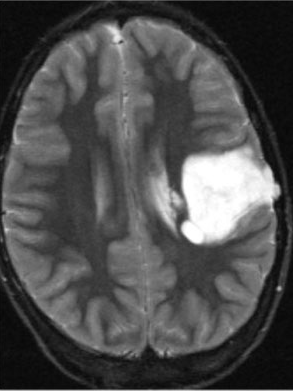
#> input picture sem6/psio/lab5/brain_tumor.png, 293 x 391 px
$ jupyter execute --allow-errors lab5.ipynb
#> lines starting #> are read from the running program, lines starting #| are printed output that depends on the picture; after the words box and inside, x2 and y2 are one past the last pixel; in counts of white or black regions, pixels touching at a corner belong together
[cell 1]
import numpy as np
import matplotlib.pyplot as plt
import imageio.v2 as imageio
from skimage import data, util, filters, color, measure, morphology, feature, segmentation, transform
from scipy import ndimage

## Zadanie 1: Segmentacja poprzez progowanie

[cell 2]
brain_path = 'brain_tumor.png'
brain_image = imageio.imread(brain_path)
#> brain_image is the input picture: shape (391, 293, 3); min 5, max 255, mean 77.2
brain_image_u8 = util.img_as_ubyte(brain_image)

# Krok wstępny: Wyświetlenie wszystkich dostępnych progów
fig, ax = filters.try_all_threshold(brain_image_u8, figsize=(12, 10), verbose=False)
plt.suptitle("Porównanie automatycznych metod progowania")
plt.show()

plt.figure(figsize=(6, 6))
plt.imshow(brain_image_u8, cmap='gray')
plt.title("Oryginalny obraz")
plt.axis('off')
plt.show()

### Polecenie 1: Automatyczne progowanie w celu uwidocznienia mózgu

[cell 3]
thresh_brain = filters.threshold_minimum(brain_image_u8)
#> thresh_brain = 46
brain_binary = brain_image_u8 > thresh_brain
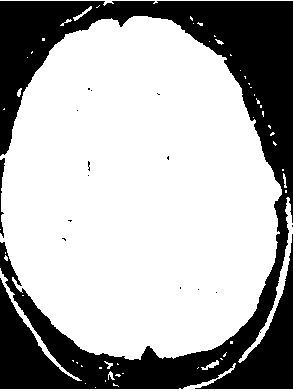
#> brain_binary: shape (391, 293, 3) bool; 68.3% white; 15 black regions (13 under 20 px), largest, box (x1, y1, x2, y2) and area: (0, 1, 293, 389) 36041, (0, 158, 5, 238) 172

plt.figure(figsize=(6, 6))
plt.imshow(brain_binary, cmap='gray')
plt.title("Polecenie 1: Maska mózgu (próg Minimum)")
plt.axis('off')
plt.show()

### Polecenie 2: Segmentacja i zliczenie obiektów

[cell 4]
brain_labeled, brain_num_labels = measure.label(brain_binary, return_num=True)
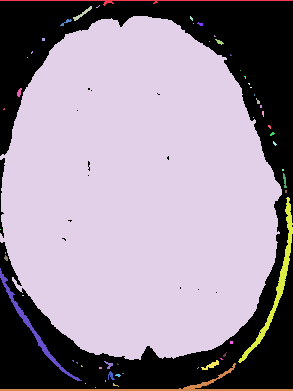
#> brain_labeled: shape (391, 293, 3) int32; 58 distinct labels, from 0 to 57; one colour per label, 0 black
#> brain_num_labels = 57
print(f"Polecenie 2: Znaleziono {brain_num_labels} segmentów dla całego mózgu.")
#| Polecenie 2: Znaleziono 57 segmentów dla całego mózgu.
plt.figure(figsize=(6, 6))
plt.imshow(brain_labeled, cmap='cool')
plt.title("Polecenie 2: Posegmentowany obraz mózgu")
plt.axis('off')
plt.show()
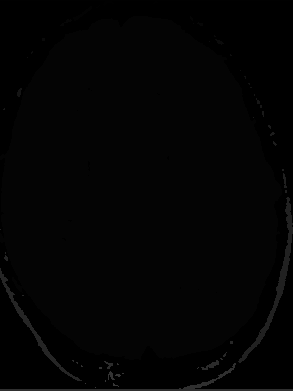
#> shown: shape (391, 293, 3); min 0, max 57, mean 3.5

### Polecenie 3: Znalezienie największego segmentu (mózgu)

[cell 5]
brain_props = measure.regionprops(brain_labeled)
#> brain_props = 57 regions
# Znajdź obiekt o największej powierzchni, ignorując tło (label 0)
brain_areas = [prop.area for prop in brain_props]
#> brain_areas = 57 values, max 225678 at index 3, min 3 at index 7, mean 4121.2
largest_brain_component_index = np.argmax(brain_areas)
#> largest_brain_component_index = 3
largest_brain_prop = brain_props[largest_brain_component_index]

brain_mask = (brain_labeled == largest_brain_prop.label)
#> brain_mask: shape (391, 293, 3) bool; 65.7% white; 14 black regions (12 under 20 px), largest, box (x1, y1, x2, y2) and area: (0, 0, 293, 391) 39119, (0, 158, 5, 238) 173
brain_area = largest_brain_prop.area
#> brain_area = 225678
print(f"Polecenie 3: Pole powierzchni mózgu wynosi: {brain_area} pikseli.")
#| Polecenie 3: Pole powierzchni mózgu wynosi: 225678.0 pikseli.

plt.figure(figsize=(6, 6))
plt.imshow(brain_mask, cmap='gray')
plt.title(f"Polecenie 3: Maska największego segmentu (mózgu)")
plt.axis('off')
plt.show()

### Polecenie 4: Segmentacja guza

[cell 6]
thresh_tumor = filters.threshold_yen(brain_image_u8)
#> thresh_tumor = 125
tumor_binary = brain_image_u8 > thresh_tumor
#> tumor_binary: shape (391, 293, 3) bool; 10.7% white; 134 white regions (87 under 20 px), largest, box (x1, y1, x2, y2) and area: (149, 145, 280, 245) 8034, (103, 24, 131, 83) 644, (0, 390, 293, 391) 293
tumor_labeled, tumor_num_labels = measure.label(tumor_binary, return_num=True)
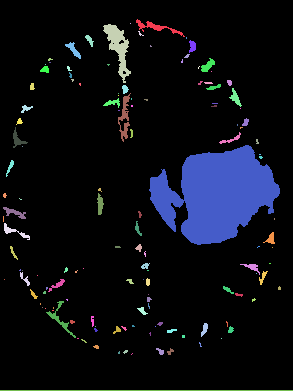
#> tumor_labeled: shape (391, 293, 3) int32; 135 distinct labels, from 0 to 134; one colour per label, 0 black
#> tumor_num_labels = 134
tumor_props = measure.regionprops(tumor_labeled)
#> tumor_props = 134 regions

# Założenie, że guz jest największym obiektem po progowaniu Yen
tumor_areas = [prop.area for prop in tumor_props]
#> tumor_areas = 134 values, max 24102 at index 50, min 3 at index 1, mean 274.4
largest_tumor_component_index = np.argmax(tumor_areas)
#> largest_tumor_component_index = 50
largest_tumor_prop = tumor_props[largest_tumor_component_index]

tumor_mask = (tumor_labeled == largest_tumor_prop.label)
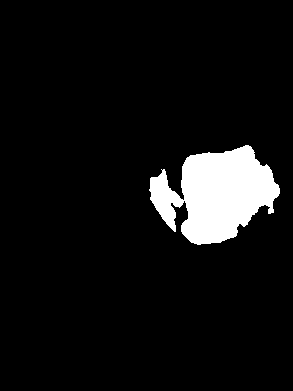
#> tumor_mask: shape (391, 293, 3) bool; 7% white; 1 white region, box (x1, y1, x2, y2) and area: (149, 145, 280, 245) 8034
tumor_area = largest_tumor_prop.area
#> tumor_area = 24102
print(f"Polecenie 4: Pole powierzchni guza wynosi: {tumor_area} pikseli.")
#| Polecenie 4: Pole powierzchni guza wynosi: 24102.0 pikseli.

fig4, axes4 = plt.subplots(1, 3, figsize=(18, 6))

axes4[0].imshow(tumor_binary, cmap='gray')
axes4[0].set_title("1. Obraz binarny po progowaniu")
axes4[0].axis('off')

#> (the rest of this cell did not finish here and is left out)

### Polecenie 5: Złożenie obrazów i obliczenie proporcji

[cell 7]
proportion = (tumor_area / brain_area) * 100
#> proportion = 10.68
print(f"Polecenie 5: Guz zajmuje {proportion:.2f}% powierzchni całego mózgu.")
#| Polecenie 5: Guz zajmuje 10.68% powierzchni całego mózgu.

plt.figure(figsize=(6, 6))

overlay_image = color.gray2rgb(util.img_as_float(brain_image_u8))
brain_overlay = np.ma.masked_where(brain_mask == 0, brain_mask)
tumor_overlay = np.ma.masked_where(tumor_mask == 0, tumor_mask)
#> (the rest of this cell did not finish here and is left out)

## Zadanie 2: Segmentacja poprzez detekcję krawędzi

[cell 8]
url_bolts = 'bolts.jpg'
bolts_image_color = imageio.imread(url_bolts)
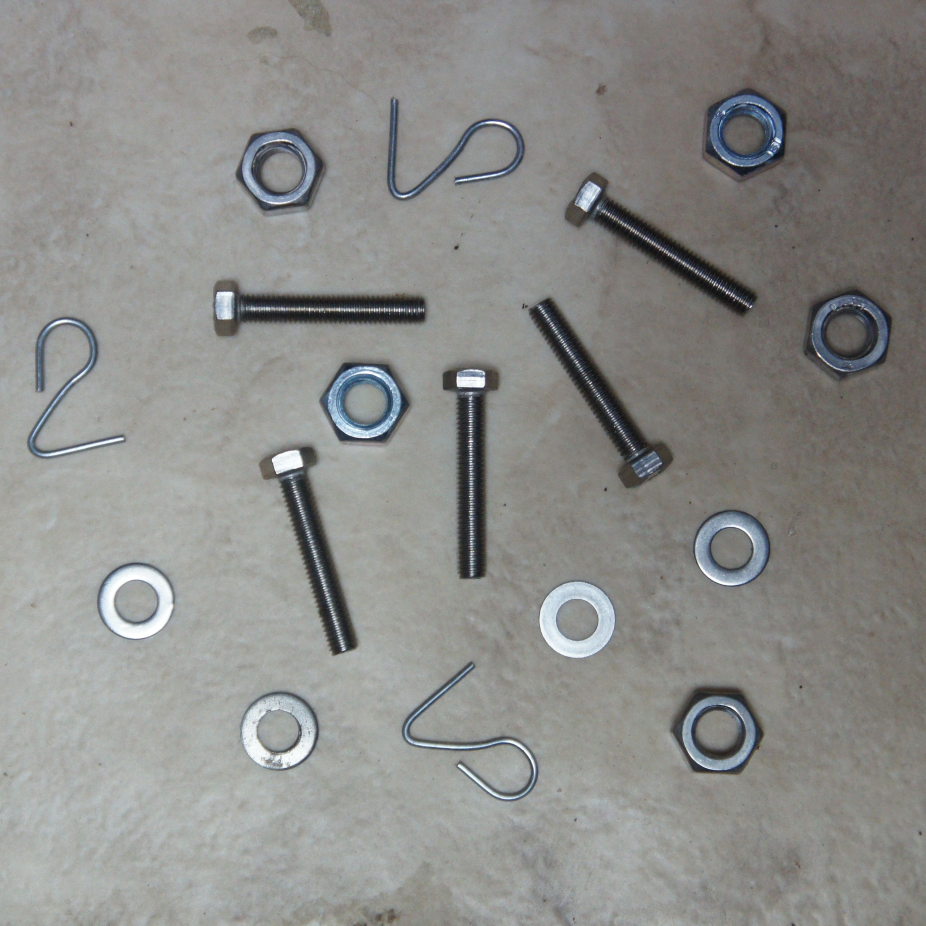
#> input picture sem6/psio/lab5/bolts.jpg, 2777 x 2776 px (shown at 1/3 size)
#> bolts_image_color is the input picture: shape (2776, 2777, 3); mean R, G, B 140, 140.2, 137.6

### Polecenie 1: Przetwarzanie wstępne i detekcja krawędzi

[cell 9]
bolts_resized = transform.resize(bolts_image_color, (bolts_image_color.shape[0] // 3, bolts_image_color.shape[1] // 3), anti_aliasing=True)
bolts_gray = color.rgb2gray(bolts_resized)
bolts_blurred = filters.gaussian(bolts_gray, sigma=1.2)
bolts_canny = feature.canny(bolts_gray, sigma=1.5)
#> bolts_canny: shape (925, 925) bool; 2.2% white in thin lines or dots

fig_p1, axes_p1 = plt.subplots(1, 2, figsize=(12, 6))
axes_p1[0].imshow(bolts_resized)
axes_p1[0].set_title("Oryginał (zmniejszony)")
axes_p1[0].axis('off')
axes_p1[1].imshow(bolts_canny, cmap='gray')
axes_p1[1].set_title("Detekcja krawędzi (Canny)")
axes_p1[1].axis('off')
plt.suptitle("Polecenie 1: Wyniki")
plt.show()

### Polecenie 2: Operacje morfologiczne

[cell 10]
bolts_cleared = segmentation.clear_border(bolts_canny)
selem = morphology.disk(10)
bolts_closed = morphology.binary_closing(bolts_cleared, selem)
#> bolts_closed: shape (925, 925) bool; 10.2% white; 29 white regions (1 under 20 px), largest, box (x1, y1, x2, y2) and area: (521, 298, 673, 488) 7073, (258, 444, 358, 655) 6980, (442, 361, 500, 580) 6804
bolts_cleaned = morphology.remove_small_objects(bolts_closed, min_size=100)
#> bolts_cleaned: shape (925, 925) bool; 10.2% white; 18 white regions, largest, box (x1, y1, x2, y2) and area: (521, 298, 673, 488) 7072, (258, 444, 358, 655) 6980, (442, 361, 500, 580) 6804
# bolts_filled = ndimage.binary_fill_holes(bolts_closed)

fig_p2, axes_p2 = plt.subplots(1, 3, figsize=(18, 6))
axes_p2[0].imshow(bolts_cleared, cmap='gray')
axes_p2[0].set_title("1. Usunięcie artefaktów z brzegów")
axes_p2[0].axis('off')
axes_p2[1].imshow(bolts_closed, cmap='gray')
axes_p2[1].set_title("2. Po operacji zamknięcia")
axes_p2[1].axis('off')
axes_p2[2].imshow(bolts_cleaned, cmap='gray')
axes_p2[2].set_title("3. Po usunięciu małych obiektów")
axes_p2[2].axis('off')
plt.suptitle("Polecenie 2: Wyniki")
plt.show()

### Polecenie 3: Finalna segmentacja

[cell 11]
bolts_labeled = measure.label(bolts_cleaned)
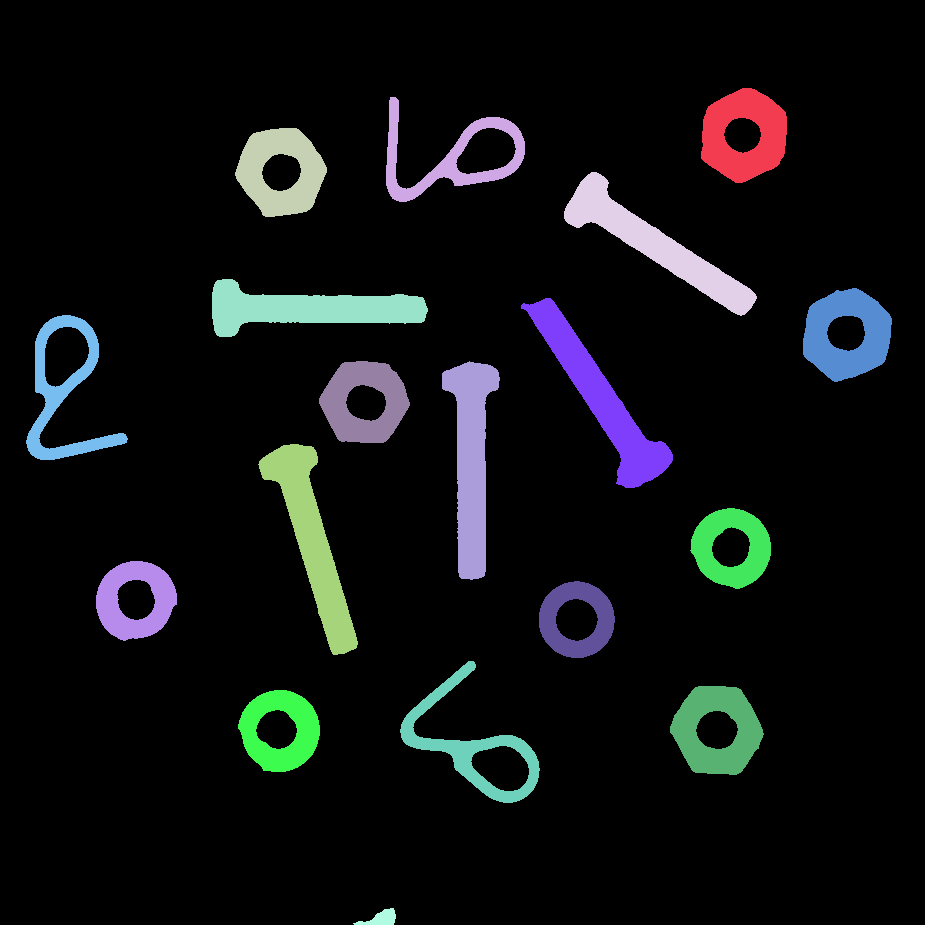
#> bolts_labeled: shape (925, 925) int32; 19 distinct labels, from 0 to 18; one colour per label, 0 black

plt.figure(figsize=(8, 8))
plt.imshow(color.label2rgb(bolts_labeled, bg_label=0))
plt.title("Polecenie 3: Finalna segmentacja (etykiety)")
plt.axis('off')
plt.show()

## Zadanie 3: Segmentacja na podstawie kształtu

[cell 12]
url_planes = 'planes.png'

planes_image_rgba = imageio.imread(url_planes)
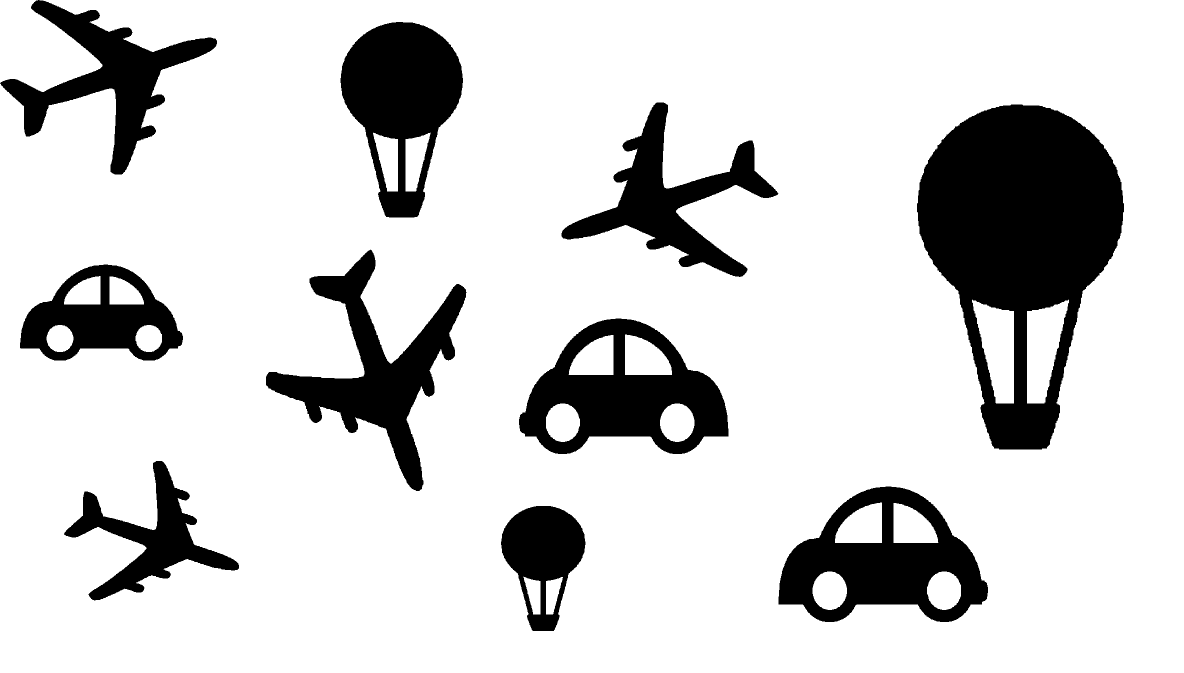
#> input picture sem6/psio/lab5/planes.png, 2367 x 1346 px (shown at 1/2 size)
#> planes_image_rgba is the input picture: shape (1346, 2367, 4); mean R, G, B, A 210.7, 210.7, 210.7, 255

# Konwersja z RGBA do RGB, a następnie do skali szarości
planes_rgb = color.rgba2rgb(planes_image_rgba)
#> planes_rgb: shape (1346, 2367, 3) float64; values 0 (black) and 1 (white), 82.6% white; 10 black regions, largest, box (x1, y1, x2, y2) and area: (1834, 209, 2248, 899) 161985, (1038, 637, 1457, 908) 57262, (1557, 973, 1976, 1244) 57262
planes_gray = color.rgb2gray(planes_rgb)

# Progowanie binarne, aby oddzielić obiekty (czarne) od tła (białe)
planes_binary = planes_gray < 0.5

# Usunięcie ewentualnych połączeń między obiektami za pomocą operacji otwarcia
selem_planes = morphology.disk(1)
planes_binary_cleaned = morphology.binary_opening(planes_binary, selem_planes)
#> planes_binary_cleaned: shape (1346, 2367) bool; 17.4% white; 10 white regions

# Segmentacja obiektów na oczyszczonym obrazie binarnym
planes_labeled = measure.label(planes_binary_cleaned)
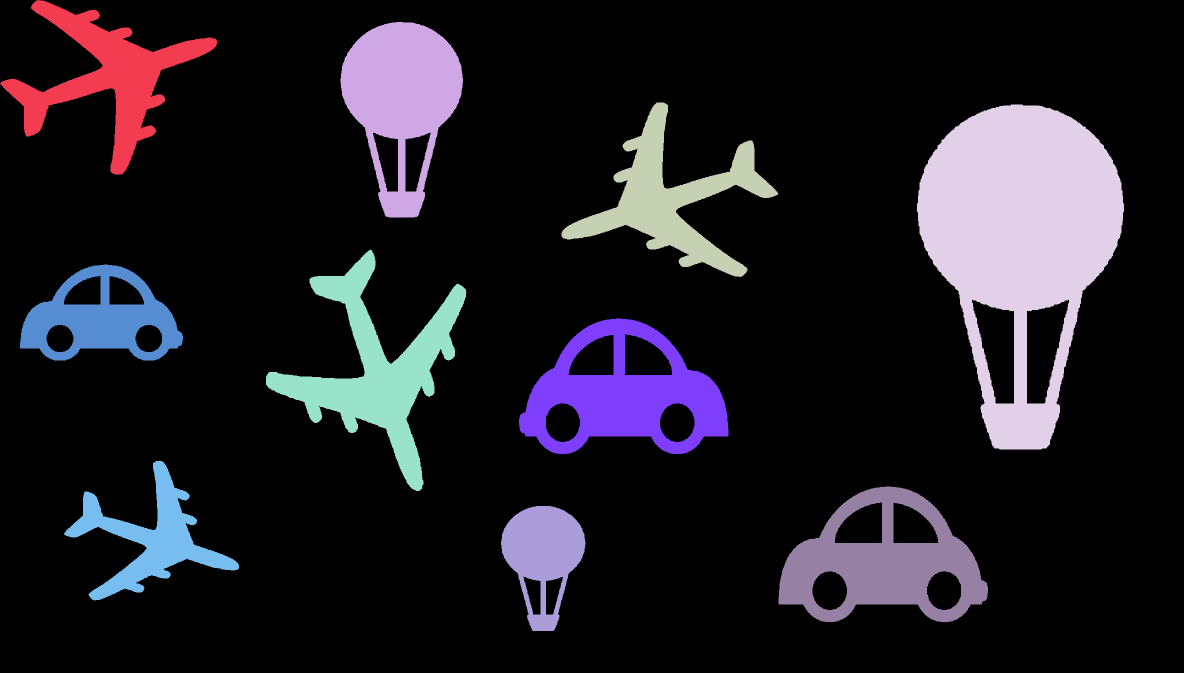
#> planes_labeled: shape (1346, 2367) int32 (shown at 1/2 size); 11 distinct labels, from 0 to 10; one colour per label, 0 black
planes_props = measure.regionprops(planes_labeled)
#> planes_props = 10 regions; largest, box (x1, y1, x2, y2) and area: (1834, 209, 2248, 899) 161925, (1038, 637, 1457, 908) 57225, (1557, 973, 1976, 1244) 57225, (532, 499, 933, 982) 54478, (681, 44, 926, 435) 54224

# Tworzenie obrazu wyjściowego do rysowania
fig3, ax3 = plt.subplots(1, 1, figsize=(8, 8))
ax3.imshow(planes_image_rgba)

print("Analiza właściwości obiektów:")
print(f"{'Label':<5} | {'Solidity':<15} | {'Eccentricity':<15}")
print("-" * 50)

# Iteracja po znalezionych obiektach
for prop in planes_props:
    euler_num = prop.euler_number
    print(f"{prop.label:<5} | {euler_num:<15.4f}")

    # Dodanie numeru etykiety na obrazie
    y, x = prop.centroid
    ax3.text(x, y, str(prop.label), color='cyan', fontsize=12, ha='center', va='center')

    # Kryterium klasyfikacji: samoloty mają niską zwięzłość (solidity)
    if euler_num > 0:
        # Rysowanie prostokąta otaczającego
        minr, minc, maxr, maxc = prop.bbox
        rect = plt.Rectangle((minc, minr), maxc - minc, maxr - minr,
                             fill=False, edgecolor='red', linewidth=2)
        ax3.add_patch(rect)
#> this loop made 10 passes
#> (euler_num, y, x, minr, minc, maxr, maxc) on passes 1, 3, 5, 8: (1, 155.2, 214.4, 0, 0, 349, 434), (1, 397.8, 1341.6, 205, 1123, 554, 1557), (1, 737.2, 753.2, 499, 532, 982, 933), (1, 1076.1, 300.5, 922, 128, 1201, 478)
#> (euler_num, y, x) on passes 2, 4, 6, 7, 9, 10: (-1, 194.9, 803), (-1, 475.9, 2040.6), (-3, 637.4, 201.7), (-3, 789.8, 1248), (-3, 1125.8, 1765), (-1, 1108.3, 1086)
#| 1     | 1.0000
#| 2     | -1.0000
#| 3     | 1.0000
#| 4     | -1.0000
#| 5     | 1.0000
#| 6     | -3.0000
#| 7     | -3.0000
#| 8     | 1.0000
#> (further printed lines are left out)

ax3.set_title("Zidentyfikowane samoloty (czerwone ramki) i etykiety obiektów")
ax3.axis('off')
plt.show()
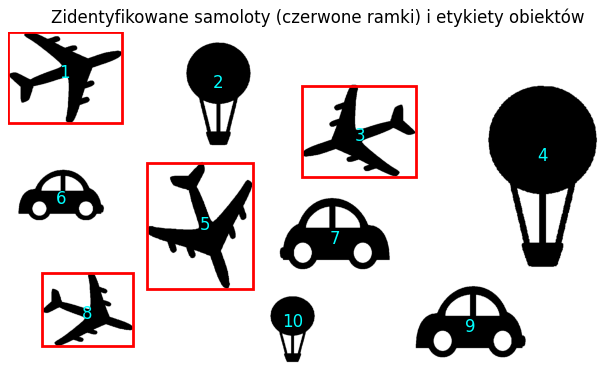
#> figure drawn by matplotlib, 1 panel
